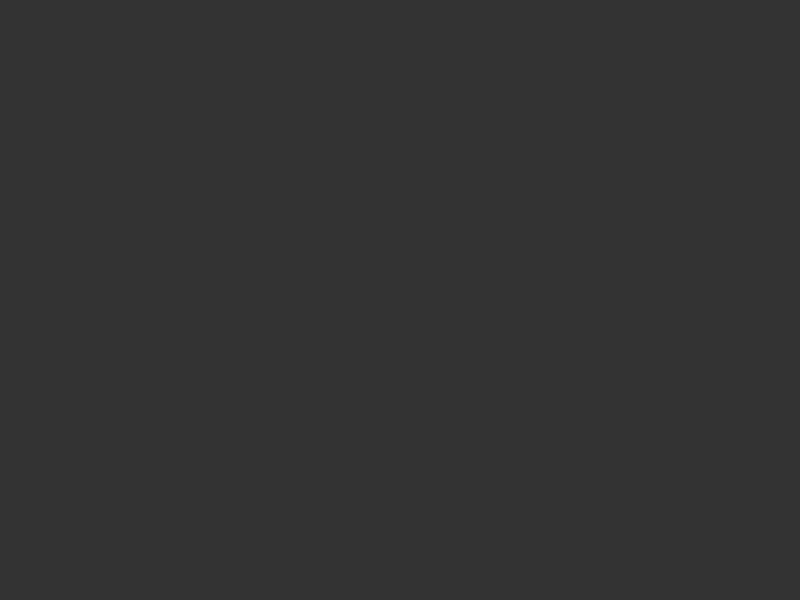
Frame 1 (no input)
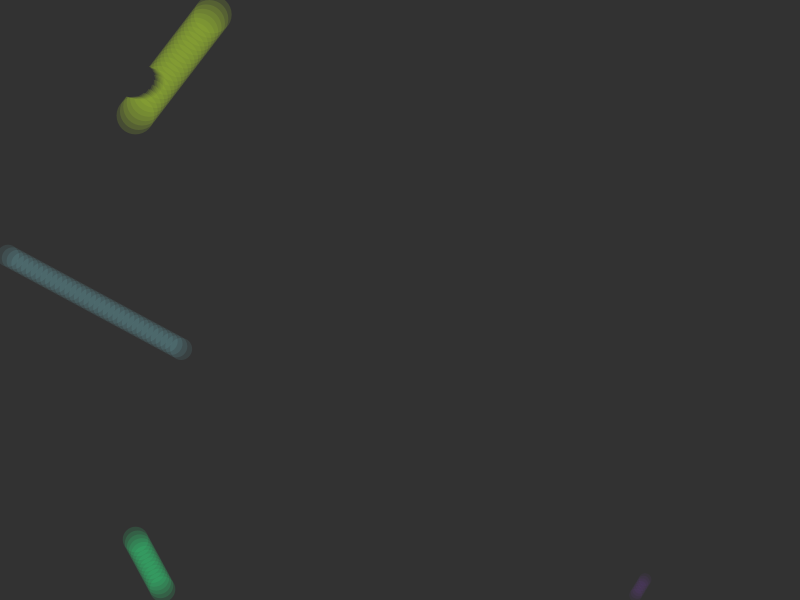
Frame 60 (the mouse pressed at the canvas centre just before this capture)
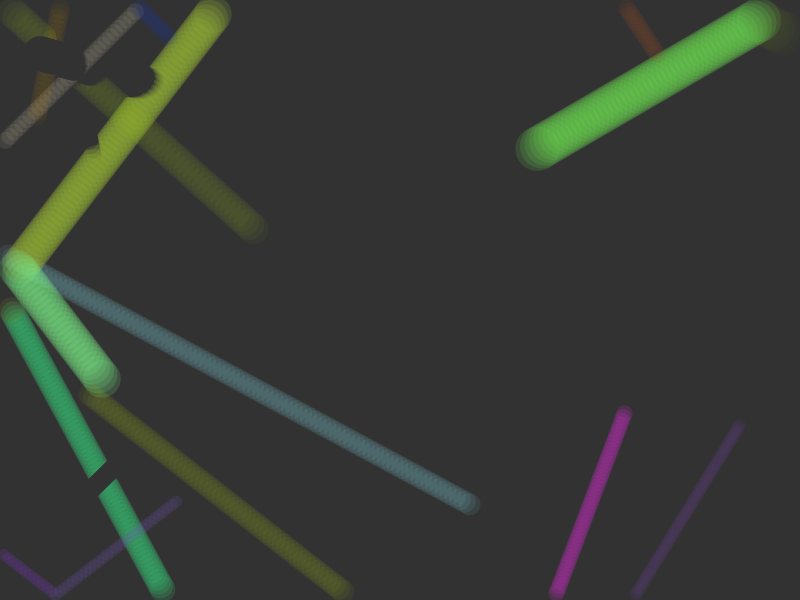
Frame 120 (the mouse held since frame 60 and released just before this capture)

The Processing sketch that drew these frames (run headless with seeded random() and noise(); from frame 60 on, the mouse is pressed at the canvas centre):

// Processing sketch: Array_list_class
// ── Array_list_class.pde
ArrayList<Bouncer> bounceyballs = new ArrayList<Bouncer>();
int numBalls = 15;
void setup() {
  size (800, 600);
  for (int i = 0; i < numBalls; i++) {
    bounceyballs.add(new Bouncer());
  }
  background(50);
}


void draw(){
 for( int i = 0; i < numBalls; i++){
  bounceyballs.get(i).display();
  bounceyballs.get(i).move();
   
 }
}


void keyPressed(){
 for(int i = 0; i<numBalls; i++){
   bounceyballs  .get(i).randomizeColor();
 }
}

// ── bouncer.pde
class Bouncer {
  PVector pos;
  PVector v;
  float size = 50;
  color c;

  Bouncer() {
    pos = new PVector(random(100, 700), random(100, 500));
    v = new PVector(random(-5, 5), random(-5, 5));
    size = random(10.0, 50.0);
    c = color(50);
  }

  void move() {
    pos.add(v);

    if (pos.x>width-size/2 || pos.x<size/2) {
      v.x *= -1;
      randomizeColor();
    }
    if (pos.y>height-size/2 || pos.y<size/2) {
      v.y *= -1;
      randomizeColor();
    }
  }
  void display() {
    //stroke(255);
    noStroke();
    fill(c);
    circle(pos.x, pos.y, size);
  }
  void randomizeColor(){
   c = color(random(255), random(255), random(255), random(10, 50));
  }
}
